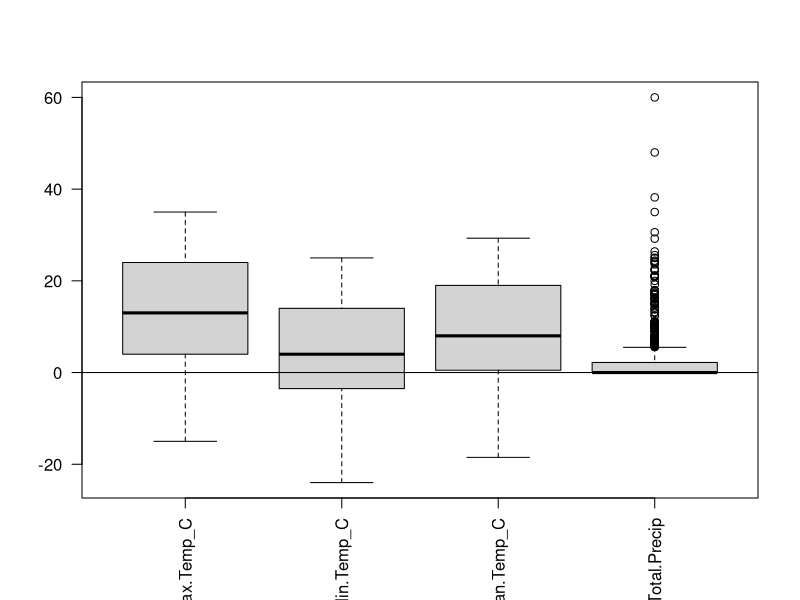
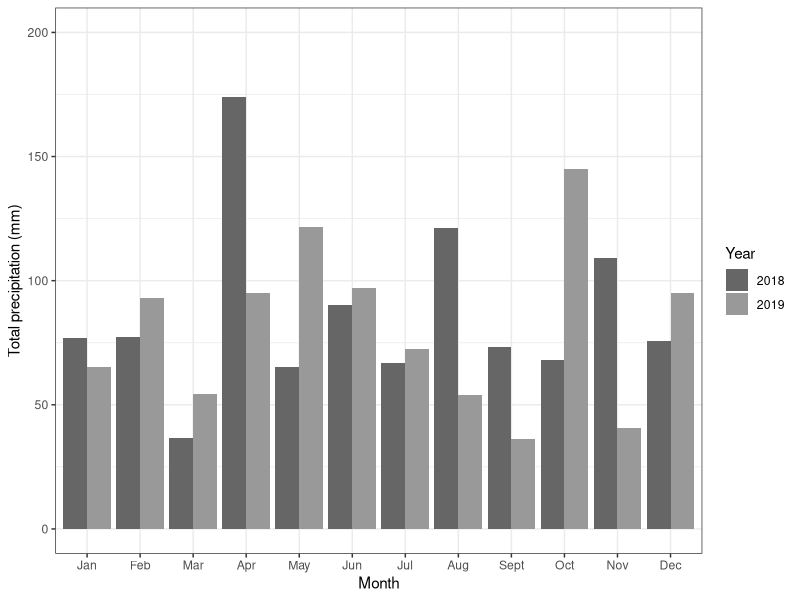
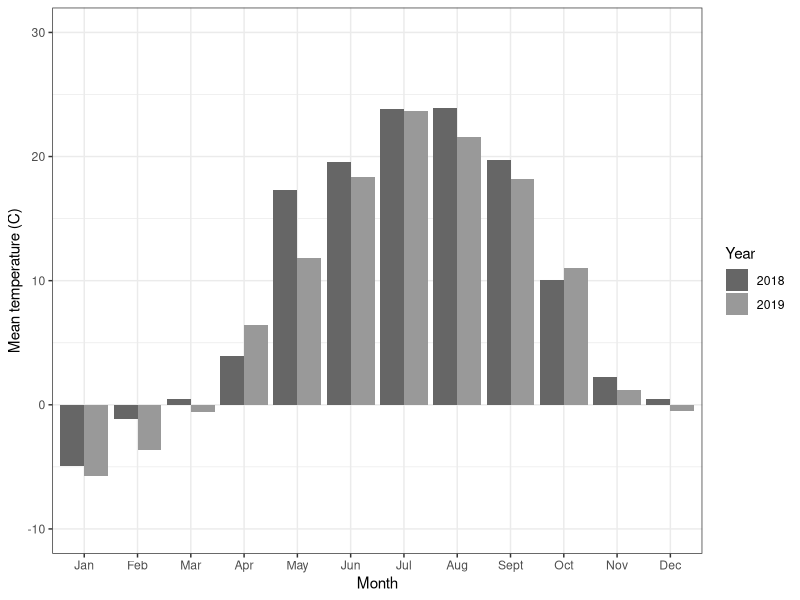
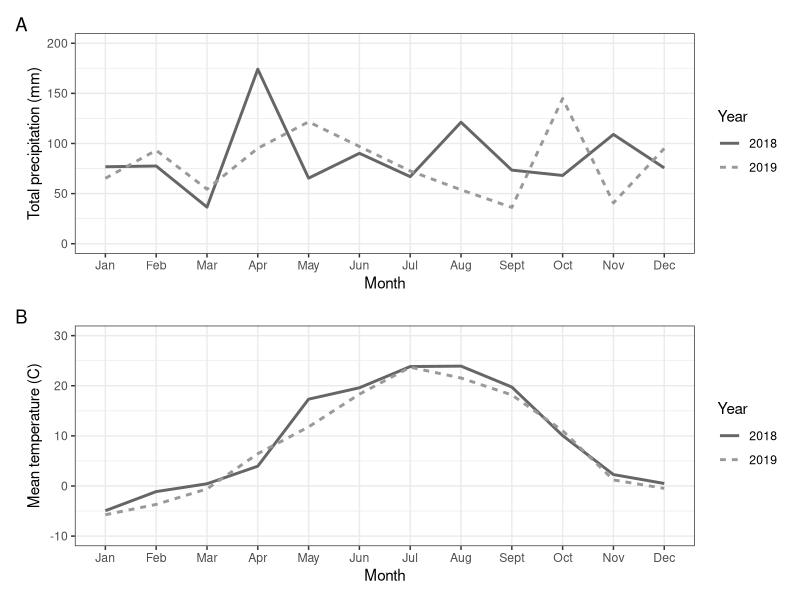
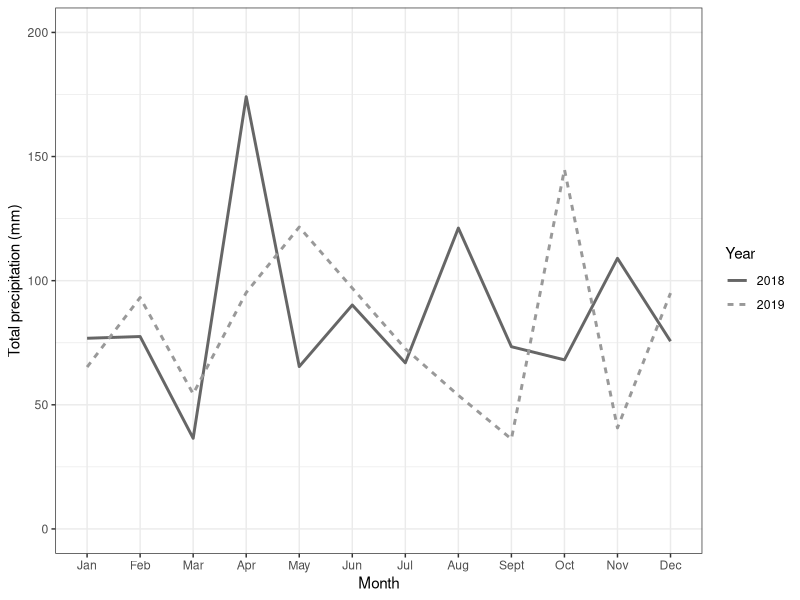
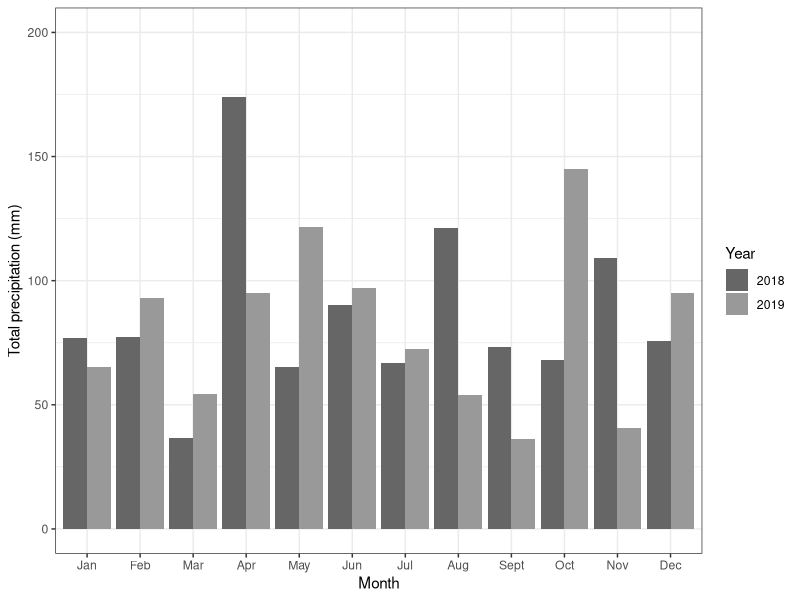
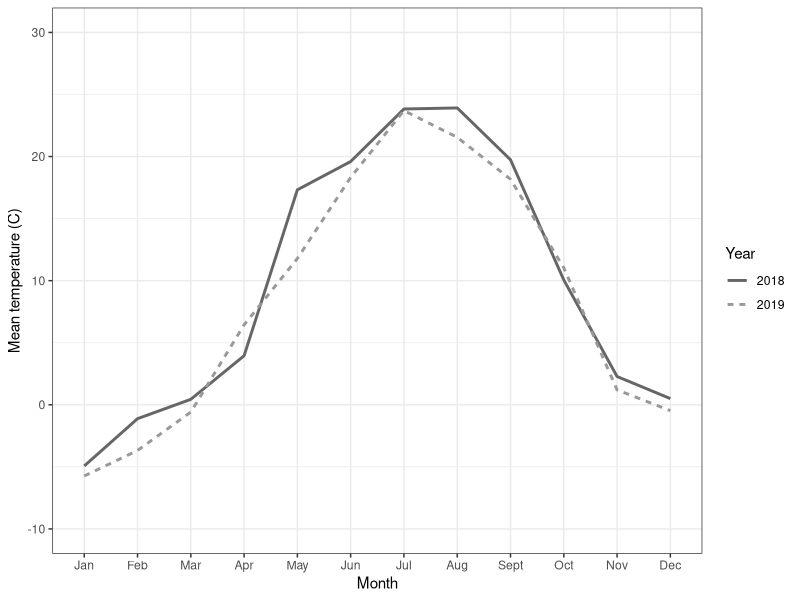
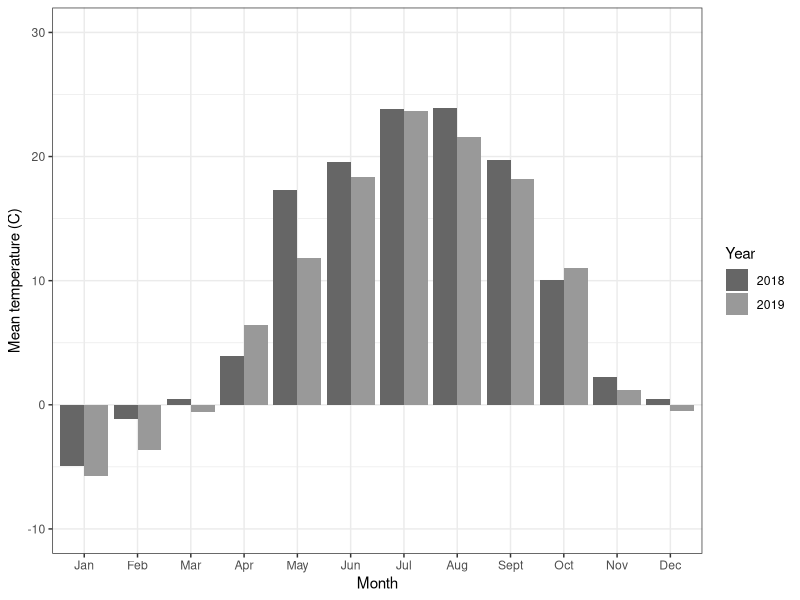

Source code (R) for these figures, in order: (Note: this script raises an error after producing the figures.)
## ---- chunk 1
library(ggplot2)
library(dplyr)
library(tidyr)
library(here)
library(magrittr)
library(tidyverse)
## ---- chunk 2
options(stringsAsFactors = FALSE)
## ---- chunk 3
weather <-
  read.csv(here::here("./Meteorology/DailyData_OakvilleTwn_2018_2019.csv"),
           header=T,
           na.strings=c("","NA"))
## ---- chunk 4
weather %<>%
  dplyr::rename(.,
                "Lat" = 1,
                "Long" = 2,
                "Max.Temp_C" = 10,
                "Min.Temp_C" = 12,
                "Mean.Temp_C" = 14,
                "Total.Precip" = 24) %>%
  dplyr::select(c(1:3, 5:8, 10, 12, 14, 24 ))
## ---- chunk 5
boxplot(weather[,8:11], las=2)
lines(c(0,15), c(0,0))
## ---- chunk 6
sum(is.na(weather$Max.Temp_C)) # 1 day: 6/18/2018
sum(is.na(weather$Min.Temp_C)) # 1 day: 6/18/2018
sum(is.na(weather$Mean.Temp_C)) # 2 days: 6/18/2018 & 6/19/2018
sum(is.na(weather$Total.Precip)) # 1 day: 6/18/2018

# Since there's only 2 days without full data, remove those days from dataset
weather %<>%
  filter(is.na(weather$Mean.Temp_C) == F)

## ---- chunk 7
monthly_data <- weather %>% 
  dplyr::group_by(Year, Month) %>% # group by the month column
  dplyr::summarise(n=n(), 
            total_precip=sum(Total.Precip), 
            mean_temp=mean(Mean.Temp_C),
            mean_max_temp = mean(Max.Temp_C),
            mean_min_temp = mean(Min.Temp_C))
head(monthly_data)

monthly_data$Year <- as.factor(monthly_data$Year)

# Missing full days:
# - 2 days in June 2018
# - This will affect total precipitation data more than other data where means are used
## ---- chunk 8

weather %<>%
  mutate(Quarter = case_when(Year == 2018 & Month < 4 ~ 1, 
                             Year == 2018 & Month < 7 ~ 2,
                             Year == 2018 & Month < 10 ~ 3,
                             Year == 2018 & Month < 13 ~ 4,
                             Year == 2019 & Month < 4 ~ 5, 
                             Year == 2019 & Month < 7 ~ 6,
                             Year == 2019 & Month < 10 ~ 7,
                             Year == 2019 & Month < 13 ~ 8) )

quarterly_data <- weather %>% 
  dplyr::group_by(Quarter) %>% # group by the quarter column
  dplyr::summarise(n=n(), 
            year = first(Year),
            total_precip=sum(Total.Precip), 
            mean_temp=mean(Mean.Temp_C),
            mean_max_temp = mean(Max.Temp_C),
            mean_min_temp = mean(Min.Temp_C))
head(quarterly_data)
## ---- chunk 9
growing_seasons <- quarterly_data %>%
  dplyr::filter(Quarter == 2 |
                  Quarter == 3 |
                  Quarter == 6 |
                  Quarter == 7) %>%
  dplyr::group_by(year) %>%
  dplyr::summarise(mean_precip = mean(total_precip),
                   mean_temp = mean(mean_temp))

# % change in precip from 2018-2019: 19% decrease
(growing_seasons[2,2]-growing_seasons[1,2])/growing_seasons[1,2]

# % change in temp from 2018-2019: 8% decrease
(growing_seasons[2,3]-growing_seasons[1,3])/growing_seasons[1,3]
  
## ---- chunk 10
# line graph
line_precip <- monthly_data %>%
  ggplot(aes(x = Month,
             y = total_precip,
             color = Year,
             linetype = Year)) +
    geom_line(size = 1)  +
  ylab("Total precipitation (mm)") +
  scale_x_discrete(name ="Month", 
                    limits=c("Jan", "Feb", "Mar", "Apr", "May", "Jun", "Jul", "Aug", "Sept", "Oct", "Nov", "Dec")) +
  ylim(0, 200) +
  scale_color_grey(start = 0.4, end = 0.6)+
  theme_bw()

# export
ggsave(here::here("./Figures_Tables/Meteorology/Monthly_precip_linegraph.png"),
         width = 18, height = 8, units = "cm")



# bar graph
monthly_data %>%
  ggplot(aes(x = Month,
             y = total_precip,
             fill = Year)) +
    geom_bar(position="dodge", stat = "identity")  +
  ylab("Total precipitation (mm)") +
  scale_x_discrete(name ="Month", 
                    limits=c("Jan", "Feb", "Mar", "Apr", "May", "Jun", "Jul", "Aug", "Sept", "Oct", "Nov", "Dec")) +
  ylim(0, 200) +
  scale_fill_grey(start = 0.4, end = 0.6)+
  theme_bw()

# export
ggsave(here::here("./Figures_Tables/Meteorology/Monthly_precip_bargraph.png"),
         width = 18, height = 8, units = "cm")
## ---- chunk 11

# line graph
line_temp <- monthly_data %>%
  ggplot(aes(x = Month,
             y = mean_temp,
             color = Year,
             linetype = Year)) +
    geom_line(size = 1)  +
  ylab("Mean temperature (C)") +
  scale_x_discrete(name ="Month", 
                    limits=c("Jan", "Feb", "Mar", "Apr", "May", "Jun", "Jul", "Aug", "Sept", "Oct", "Nov", "Dec")) +
  ylim(-10, 30) +
  scale_color_grey(start = 0.4, end = 0.6)+
  theme_bw()

# export
ggsave(here::here("./Figures_Tables/Meteorology/Monthly_temp_linegraph.png"),
         width = 18, height = 8, units = "cm")


# bar graph
monthly_data %>%
  ggplot(aes(x = Month,
             y = mean_temp,
             fill = Year)) +
    geom_bar(position="dodge", stat = "identity")  +
  ylab("Mean temperature (C)") +
  scale_x_discrete(name ="Month", 
                    limits=c("Jan", "Feb", "Mar", "Apr", "May", "Jun", "Jul", "Aug", "Sept", "Oct", "Nov", "Dec")) +
  ylim(-10, 30) +
  scale_fill_grey(start = 0.4, end = 0.6)+
  theme_bw()

# export
ggsave(here::here("./Figures_Tables/Meteorology/Monthly_temp_bargraph.png"),
         width = 18, height = 8, units = "cm")
## ---- chunk 12
library(patchwork)
line_precip / line_temp + plot_annotation(tag_levels = 'A')

# export
ggsave(here::here("./Figures_Tables/Meteorology/Combined_linegraph.png"),
         width = 21, height = 16, units = "cm")
## ---- chunk 13
write.csv(monthly_data, here::here("./Figures_Tables/Meteorology/Monthly_data.csv"), row.names=TRUE)

write.csv(quarterly_data, here::here("./Figures_Tables/Meteorology/Quarterly_data.csv"), row.names=TRUE)
